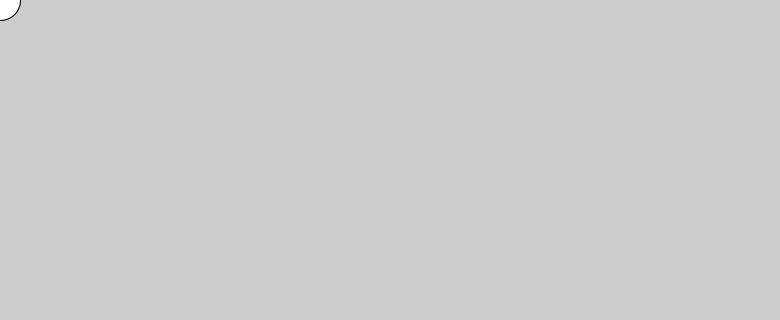
Frame 1 (no input)
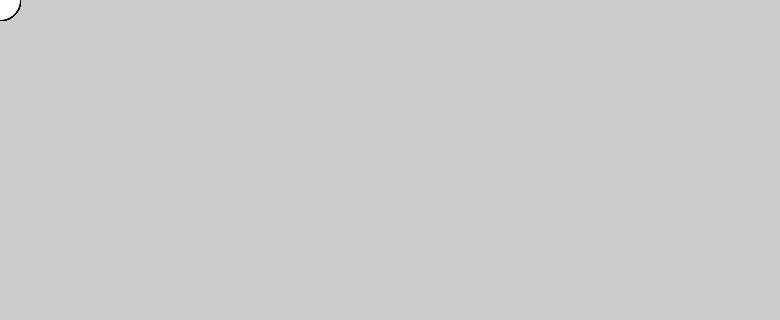
Frame 60 (the mouse pressed at the canvas centre just before this capture)
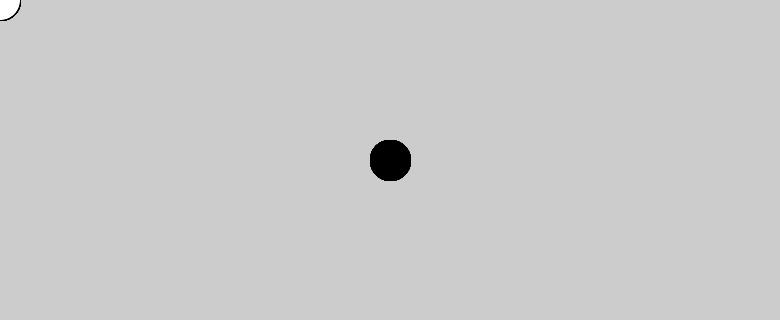
Frame 120 (the mouse held since frame 60 and released just before this capture)

The Processing sketch that drew these frames (run headless with seeded random() and noise(); from frame 60 on, the mouse is pressed at the canvas centre):

// Processing sketch: name_sketch_code_2
// ── name_sketch_code_2.pde

void setup() {
  size(780, 320);
}

void draw() {
  if (mousePressed) {
    fill(0);
  } else {
    fill(255);
  }
  ellipse(mouseX, mouseY, 40, 40);
}
